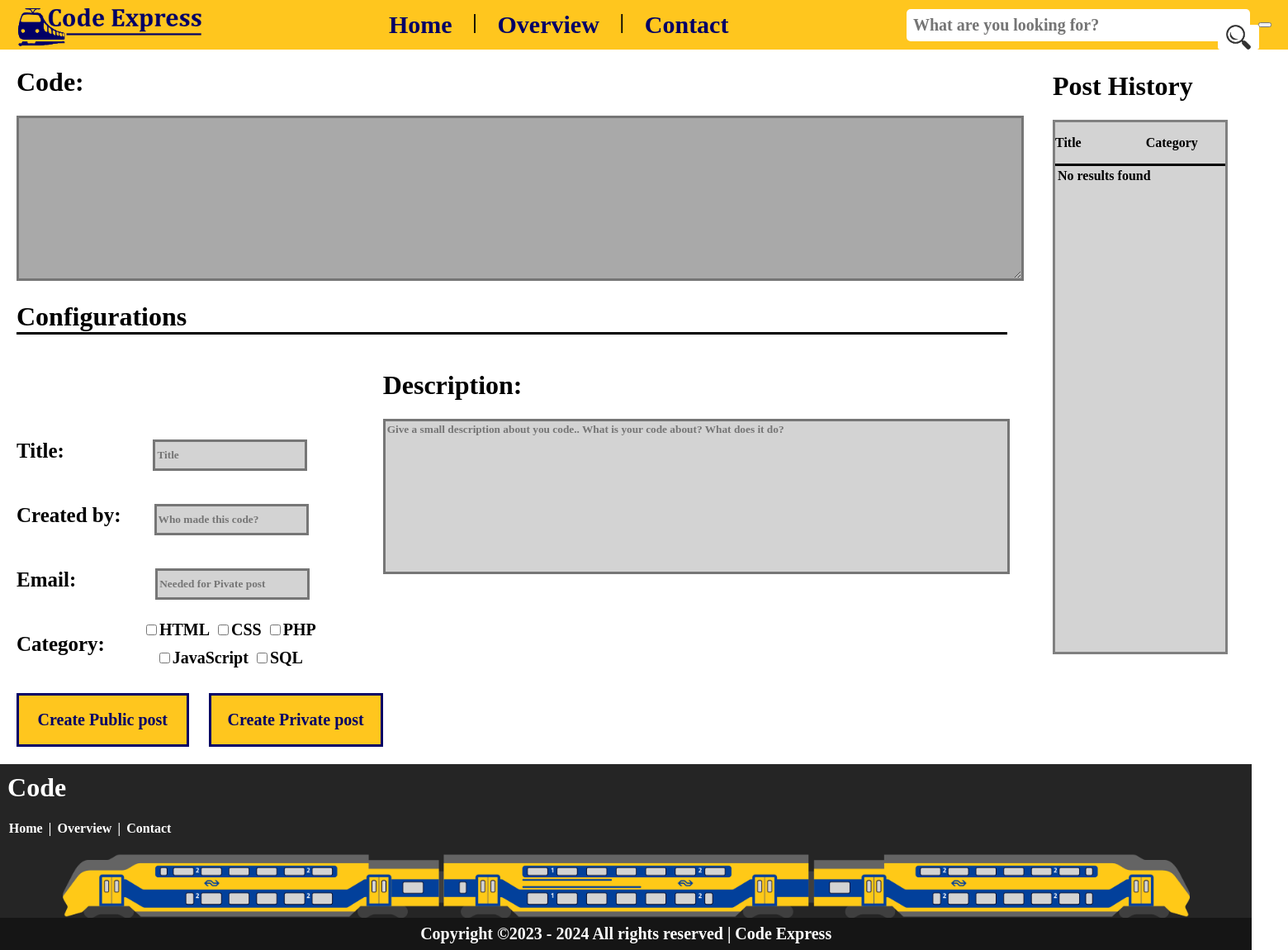
/page/index.php, run on an earlier commit of the app's database.
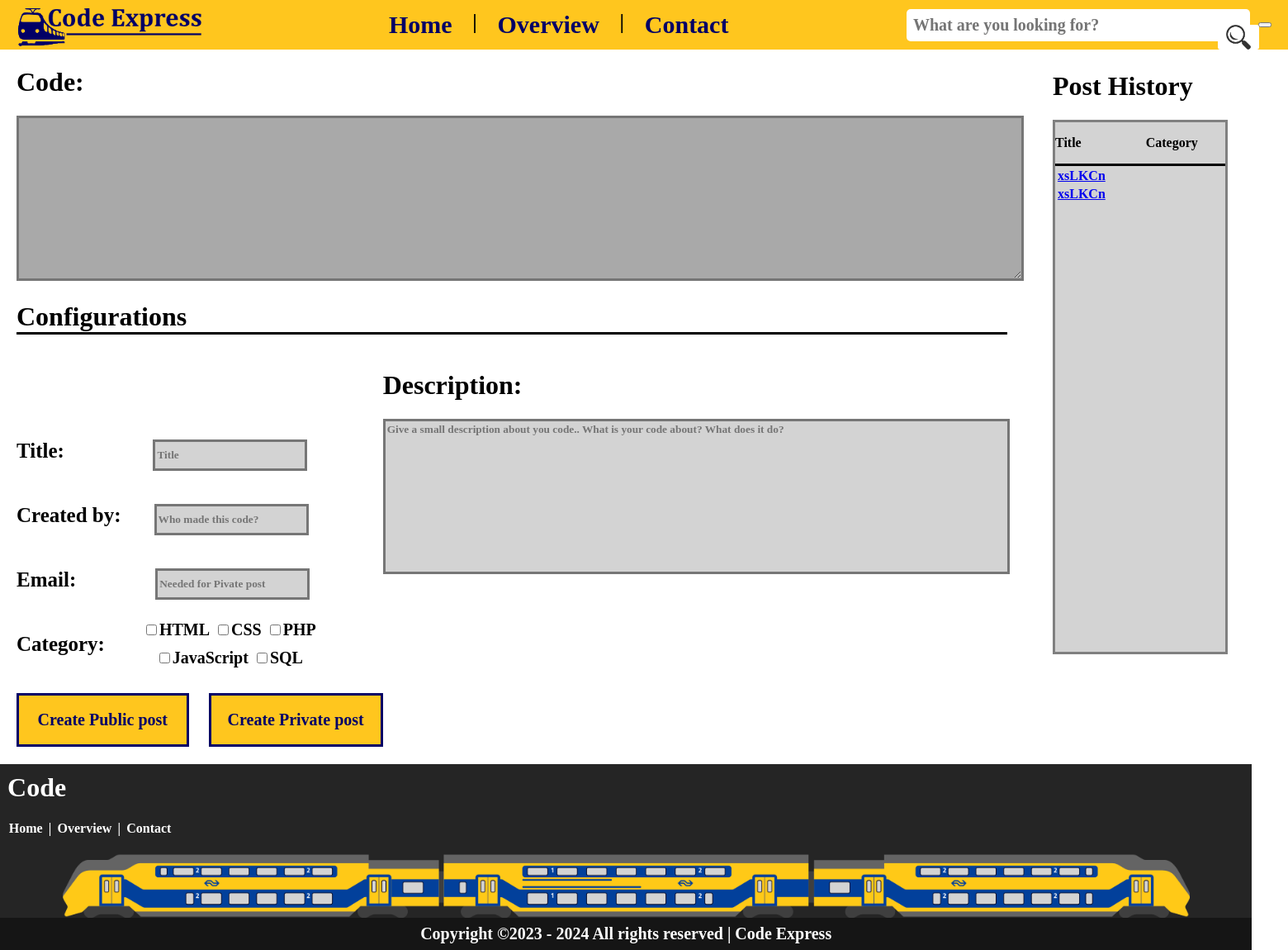
And on a later commit of the database.
### tables this page shows
CREATE TABLE `configuration` (
  `id` int(11) NOT NULL,
  `code` longtext NOT NULL,
  `title` varchar(255) NOT NULL,
  `html` varchar(50) DEFAULT NULL,
  `css` varchar(50) DEFAULT NULL,
  `php` varchar(50) DEFAULT NULL,
  `javascript` varchar(50) DEFAULT NULL,
  `SQLcode` varchar(50) DEFAULT NULL,
  `date` date DEFAULT NULL,
  `description` text DEFAULT NULL,
  `creator` varchar(255) DEFAULT NULL
);

### page/index.php (the view, shortened to what this page needs)
<?php
include "../include/insert-post.php";
?>
<!DOCTYPE html>
<html>
<head>
    <link rel="stylesheet" href="https://codemirror.net/theme/dracula.css">
    <link rel="stylesheet" href="https://cdnjs.cloudflare.com/ajax/libs/codemirror/5.62.0/codemirror.min.css" />
    <link rel="stylesheet" href="https://cdnjs.cloudflare.com/ajax/libs/codemirror/5.62.0/theme/darcula.min.css" />
</head>
<body>
    <div class="item">
        <?php include "../include/navbar.php" ?>
    </div>
    <div class="grid-container">
        <div class="item1">
            <form method="post" action="../page/index.php">
                <h1 class="config-code">Code:</h1>
                <textarea cols="80" rows="10" id="code" type="text" name="code" mode="text/html"></textarea>
                <h1 class="config">Configurations</h1>
        </div>
        <div class="item2">
            <div class="configurations">
                <p class="config-title">Title:</p>
                <input type="text" id="title" name="title" placeholder="Title" required>
            </div>
            <div class="configurations">
                <p class="config-created">Created by:</p>
                <input type="text" id="created" name="creator" placeholder="Who made this code?" required>
            </div>
            <div class="configurations">
                <p class="config-email">Email:</p>
                <input type="email" id="email" name="email" placeholder="Needed for Pivate post">
            </div>
            <div class="category" required>
                <p class="config-category">Category:</p>
                <div id="checkboxes" required>
                    <div class="checkboxes-top" required>
                        <input type="checkbox" id="checkbox-codes" name="category[]" value="HTML">
                        <label for="HTML">HTML</label><br>
                        <input type="checkbox" id="checkbox-codes" name="category[]" value="CSS">
                        <label for="CSS">CSS</label><br>
                        <input type="checkbox" id="checkbox-codes" name="category[]" value="PHP">
                        <label for="PHP">PHP</label><br>
                    </div>
                    <div class="checkboxes-bottom">
                        <input type="checkbox" id="checkbox-codes" name="category[]" value="JavaScript">
                        <label for="JavaScript">JavaScript</label><br>
                        <input type="checkbox" id="checkbox-codes" name="category[]" value="SQL">
                        <label for="SQL">SQL</label><br>
                    </div>
                </div>
            </div>
        </div>
        <div class="item3-text">
            <h1 class="config-desc">Description:</h1>
        </div>
        <div class="item3">
            <textarea cols="80" rows="10" id="desc" type="text" name="description" placeholder="Give a small description about you code.. What is your code about? What does it do?"></textarea>
        </div>
        <div class="item4">
            <div class="right-container">
                <h1>Post History</h1>
                <div class="right-container-content">
                    <div class="line">
                        <div class="flex-direction-row-height">
                            <p class="margin-righter">Title</p>
                            <p>Category</p>
                        </div>
                    </div>
                    <div class="table-container">
                        <table>
                            <?php
                            $sql = "SELECT * FROM configuration";
                            $result = $pdo->query($sql);
                            if ($result->rowCount() > 0) {
                                while ($row = $result->fetch()) {
                                    echo "<tr>";
                                    echo "<td><a class='margin-right' href='../page/code.php?id=" . $row['id'] . "'>" . $row["title"] . "</a></td>";
                                    echo "<td>" . $row["category"] . "</td>";
                                    echo "</tr>";
                                }
                            } else {
                                echo "<tr><td colspan='2'>No results found</td></tr>";
                            }
                            ?>
                        </table>
                    </div>
                </div>
            </div>
        </div>
        <div class="item5">
            <input type="submit" id="submit-public" name="submit-public" href="code.php" value="Create Public post">
            <input type="submit" id="submit-private" name="submit-private" value="Create Private post">
        </div>
        <div class="item7">
            <?php include "../include/footer.php" ?>
        </div>
</body>
</html>

What changed in the data, as far as the page shows it:
added configuration: title "xsLKCn"
added configuration: title "xsLKCn"
Also different on the page:
text no longer shown: "No results found"
